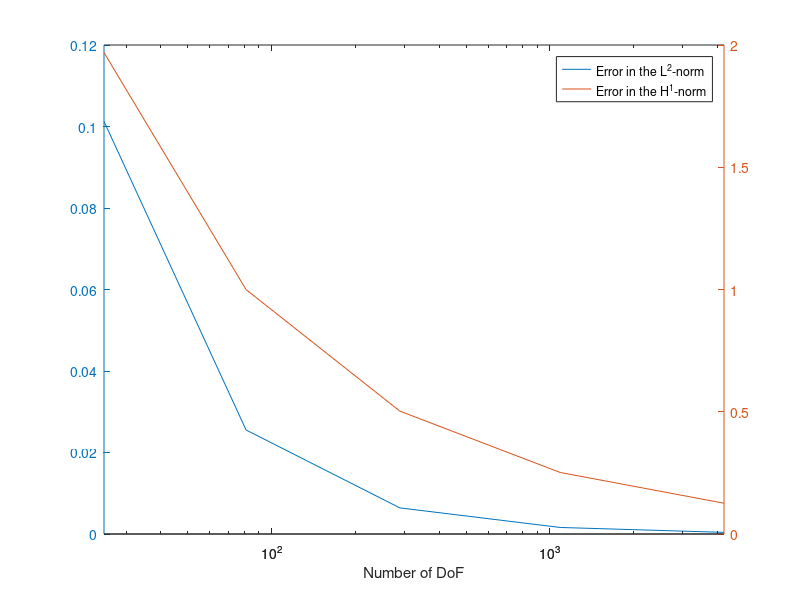

Reproduce this figure in MATLAB.
%x = [25 81 289 1089 4225 16641];
%l2 = [0.101255 0.0255247 0.00641312 0.00160559 0.000401545 0.000100396];
%h1 = [1.9690900 0.999634 0.502638 0.251699 0.125898 0.062955];
x = [25 81 289 1089 4225];
l2 = [0.101255 0.0255247 0.00641312 0.00160559 0.000401545];
h1 = [1.9690900 0.999634 0.502638 0.251699 0.125898];
[AX,H1,H2] = plotyy(x,l2,x,h1,'semilogx'); 
legend('Error in the L^2-norm','Error in the H^1-norm');
%ylabel(AX(1), 'Error in the L^2-norm');
%ylabel(AX(2), 'Error in the H^1-norm'); 
xlabel('Number of DoF');
